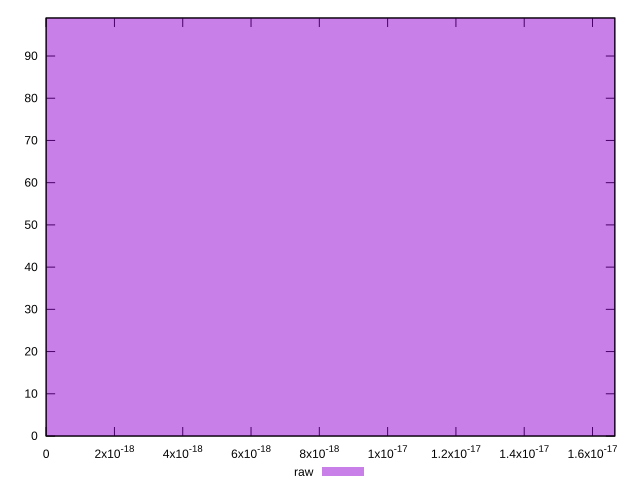

Write the gnuplot code that produced this figure.
reset

$raw <<EOF
0 99
EOF

set key outside below
set boxwidth 0.1
set xrange [0:1.6653345369377347e-17]
set yrange [0:99]
set trange [0:99]
set style fill transparent solid 0.5 noborder
set terminal svg size 640, 490 enhanced background rgb 'white'
set output "reports/report_00030_2021-02-24T20-42-31.540Z/meta/score-difference/samples/card/raw/histogram.svg"

plot $raw title "raw" with boxes

reset
